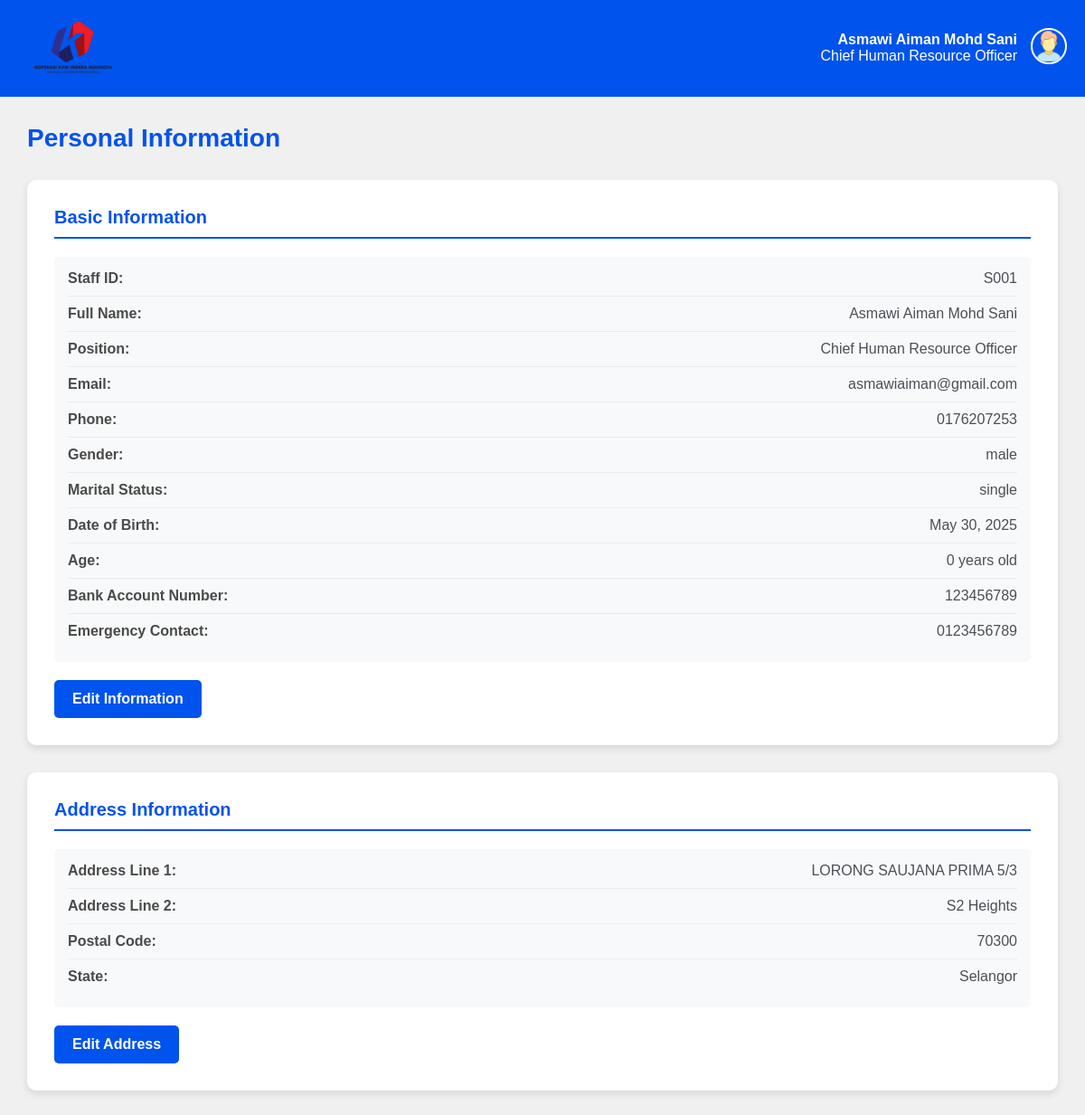
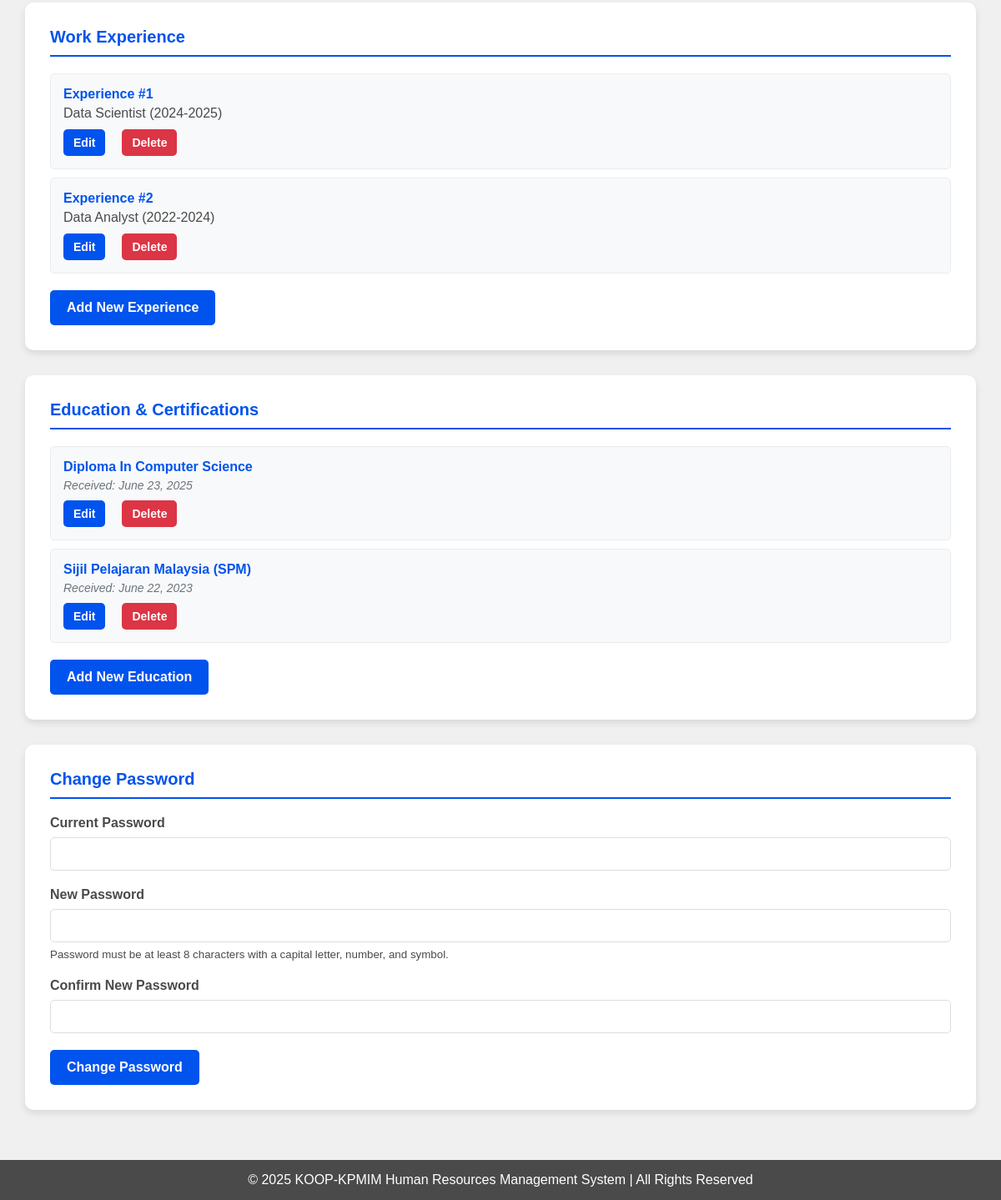
Page /staff/personal-info/ (signed in) on the committed database (2 pictures, top to bottom).
### HRMS/models.py (models this page shows)
class STAFF(models.Model):
    id = models.TextField(primary_key=True, max_length=12)
    name = models.TextField(default='')
    position = models.TextField(default='')
    phone = models.TextField(default='')
    email = models.EmailField(default='')
    password = models.TextField(default='')
    STATUS = [
        ('',''),
        ('Married','married'),
        ('Single','single'),
    ]
    status = models.TextField(choices=STATUS, default='')
    GENDER = [
        ('',''),
        ('Male', 'male'),
        ('Female', 'female'),
    ]
    gender = models.TextField(choices=GENDER, default='')
    date_of_birth = models.DateField()
    @property
    def age(self):
        today = date.today()
        return today.year - self.date_of_birth.year
    bank_number = models.TextField(default='')
    emergency_contact = models.TextField(default='')

class ADDRESS(models.Model):
    id = models.AutoField(primary_key=True)
    address1 = models.TextField(default='')
    address2 = models.TextField(default='')
    poscode = models.IntegerField(default='')
    state = models.TextField(default='')
    staffid = models.ForeignKey(STAFF, on_delete=models.CASCADE)

class EXPERIENCE(models.Model):
    id = models.AutoField(primary_key=True)
    detail = models.TextField()
    staffid = models.ForeignKey(STAFF, on_delete=models.CASCADE)

class EDUCATION(models.Model):
    id = models.AutoField(primary_key=True)
    certification = models.TextField()
    date_received = models.DateField()
    staffid = models.ForeignKey(STAFF, on_delete=models.CASCADE)

### HRMS/views.py (the view, shortened to what this page needs)
# urls.py: path('staff/personal-info/', views.staff_personal_info, name='staff_personal_info'),
def staff_personal_info(request):
    if not request.session.get('user_type') == 'staff':
        request.session.flush()
        messages.error(request, "You do not have permission to view this page. Please login again")
        return redirect('login')
    try:
        staff_id = request.session.get('user_id')
        staff = STAFF.objects.get(id=staff_id)
        try:
            address = ADDRESS.objects.get(staffid=staff)
        except ADDRESS.DoesNotExist:
            address = None
        experiences = EXPERIENCE.objects.filter(staffid=staff).order_by('-id')
        educations = EDUCATION.objects.filter(staffid=staff).order_by('-date_received')
        context = {
            'staff': staff,
            'address': address,
            'experiences': experiences,
            'educations': educations,
        }
        return render(request, 'staff/personal_info.html', context)
    except STAFF.DoesNotExist:
        messages.error(request, "Staff profile not found. Please login again.")
        return redirect('login')
    except Exception as e:
        messages.error(request, f"An error occurred: {str(e)}")
        return redirect('staffmenu')

### HRMS/templates/staff/personal_info.html (shortened to what this page needs)
{% load static %}
<!DOCTYPE html>
<html lang="en">
<head>
</head>
<body>
    <header>
        <a href="{% url 'staffmenu' %}">
            <img src="{% static 'img/logo.png' %}" alt="KOOP-KPMIM Logo" class="logo">
        </a>
        <div class="header-right">
            <div class="user-info">
                <div><strong>{{ staff.name }}</strong></div>
                <div>{{ staff.position }}</div>
            </div>
            <div class="user-dropdown">
                <img src="{% static 'img/user.png' %}" alt="User Profile" class="user-image" onclick="toggleDropdown()">
            </div>
        </div>
    </header>
    <main>
        <h1>Personal Information</h1>
        <div class="profile-container">
            <h2 class="section-title">Basic Information</h2>
            <div class="view-mode" id="basicInfoView">
                <div class="info-display">
                    <div class="info-row">
                        <span class="info-label">Staff ID:</span>
                        <span class="info-value">{{ staff.id }}</span>
                    </div>
                    <div class="info-row">
                        <span class="info-label">Full Name:</span>
                        <span class="info-value">{{ staff.name|default:"Not provided" }}</span>
                    </div>
                    <div class="info-row">
                        <span class="info-label">Position:</span>
                        <span class="info-value">{{ staff.position|default:"Not provided" }}</span>
                    </div>
                    <div class="info-row">
                        <span class="info-label">Email:</span>
                        <span class="info-value">{{ staff.email|default:"Not provided" }}</span>
                    </div>
                    <div class="info-row">
                        <span class="info-label">Phone:</span>
                        <span class="info-value">{{ staff.phone|default:"Not provided" }}</span>
                    </div>
                    <div class="info-row">
                        <span class="info-label">Gender:</span>
                        <span class="info-value">{{ staff.get_gender_display|default:"Not provided" }}</span>
                    </div>
                    <div class="info-row">
                        <span class="info-label">Marital Status:</span>
                        <span class="info-value">{{ staff.get_status_display|default:"Not provided" }}</span>
                    </div>
                    <div class="info-row">
                        <span class="info-label">Date of Birth:</span>
                        <span class="info-value">{{ staff.date_of_birth|date:"F d, Y"|default:"Not provided" }}</span>
                    </div>
                    <div class="info-row">
                        <span class="info-label">Age:</span>
                        <span class="info-value">{{ staff.age }} years old</span>
                    </div>
                    <div class="info-row">
                        <span class="info-label">Bank Account Number:</span>
                        <span class="info-value">{{ staff.bank_number|default:"Not provided" }}</span>
                    </div>
                    <div class="info-row">
                        <span class="info-label">Emergency Contact:</span>
                        <span class="info-value">{{ staff.emergency_contact|default:"Not provided" }}</span>
                    </div>
                </div>
                <button type="button" class="btn" onclick="enableEdit('basicInfo')">Edit Information</button>
            </div>
        </div>
        <div class="profile-container">
            <h2 class="section-title">Address Information</h2>
            <div class="view-mode" id="addressView">
                <div class="info-display">
                    {% if address %}
                    <div class="info-row">
                        <span class="info-label">Address Line 1:</span>
                        <span class="info-value">{{ address.address1|default:"Not provided" }}</span>
                    </div>
                    <div class="info-row">
                        <span class="info-label">Address Line 2:</span>
                        <span class="info-value">{{ address.address2|default:"Not provided" }}</span>
                    </div>
                    <div class="info-row">
                        <span class="info-label">Postal Code:</span>
                        <span class="info-value">{{ address.poscode|default:"Not provided" }}</span>
                    </div>
                    <div class="info-row">
                        <span class="info-label">State:</span>
                        <span class="info-value">{{ address.state|default:"Not provided" }}</span>
                    </div>
                    {% else %}
                    <div class="info-row">
                        <span class="info-value">No address information available</span>
                    </div>
                    {% endif %}
                </div>
                <button type="button" class="btn" onclick="enableEdit('address')">{% if address %}Edit Address{% else %}Add Address{% endif %}</button>
            </div>
        </div>
        <div class="profile-container">
            <h2 class="section-title">Work Experience</h2>
            <div class="record-list">
                {% if experiences %}
                    {% for experience in experiences %}
                    <div class="record-item" id="experience-{{ experience.id }}">
                        <div class="record-content">
                            <div class="record-title">Experience #{{ forloop.counter }}</div>
                            <div class="record-details">{{ experience.detail }}</div>
                        </div>
                        <div class="record-actions">
                            <button class="btn btn-sm" onclick="toggleEditExperience({{ experience.id }})">Edit</button>
                            <button class="btn btn-danger btn-sm" onclick="deleteExperience({{ experience.id }})">Delete</button>
                        </div>
                    </div>
                    {% endfor %}
                {% else %}
                    <div class="info-display">
                        <div class="info-row">
                            <span class="info-value">Not provided</span>
                        </div>
                    </div>
                {% endif %}
            </div>
            <button type="button" class="btn" onclick="toggleAddForm('addExperienceForm')">{% if experiences %}Add New Experience{% else %}Add Experience{% endif %}</button>
        </div>
        <div class="profile-container">
            <h2 class="section-title">Education & Certifications</h2>
            <div class="record-list">
                {% if educations %}
                    {% for education in educations %}
                    <div class="record-item" id="education-{{ education.id }}">
                        <div class="record-content">
                            <div class="record-title">{{ education.certification }}</div>
                            <div class="record-date">Received: {{ education.date_received|date:"F d, Y" }}</div>
                        </div>
                        <div class="record-actions">
                            <button class="btn btn-sm" onclick="toggleEditEducation({{ education.id }})">Edit</button>
                            <button class="btn btn-danger btn-sm" onclick="deleteEducation({{ education.id }})">Delete</button>
                        </div>
                    </div>
                    {% endfor %}
                {% else %}
                    <div class="info-display">
                        <div class="info-row">
                            <span class="info-value">Not provided</span>
                        </div>
                    </div>
                {% endif %}
            </div>
            <button type="button" class="btn" onclick="toggleAddForm('addEducationForm')">{% if educations %}Add New Education{% else %}Add Education{% endif %}</button>
        </div>
        <div class="profile-container">
            <h2 class="section-title">Change Password</h2>
            <form method="POST" action="{% url 'staff_personal_info' %}">
                <div class="form-group">
                    <label for="current_password">Current Password</label>
                    <input type="password" id="current_password" name="current_password" class="form-control" required>
                </div>
                <div class="form-group">
                    <label for="new_password">New Password</label>
                    <input type="password" id="new_password" name="new_password" class="form-control" required oninput="checkPasswordStrength()" minlength="8">
                    <small class="form-text text-muted">Password must be at least 8 characters with a capital letter, number, and symbol.</small>
                </div>
                <div class="form-group">
                    <label for="confirm_password">Confirm New Password</label>
                    <input type="password" id="confirm_password" name="confirm_password" class="form-control" required>
                </div>
                <button type="submit" class="btn">Change Password</button>
            </form>
        </div>
    </main>
    <footer>
        <p>&copy; 2025 KOOP-KPMIM Human Resources Management System | All Rights Reserved</p>
    </footer>
</body>
</html>

### HRMS/templates/staff/personal_info.html (style rules this page uses)
:root { --primary-color: #F0F0F0; --secondary-color: #0053ED; --accent-color: #E90000; --text-color: #4A4A4A; --success-color: #28a745; --warning-color: #ffc107; --danger-color: #dc3545; }
* { margin: 0; padding: 0; box-sizing: border-box; font-family: Arial, sans-serif; }
body { background-color: var(--primary-color); color: var(--text-color); min-height: 100vh; display: flex; flex-direction: column; }
header { background-color: var(--secondary-color); color: white; padding: 20px; display: flex; justify-content: space-between; align-items: center; }
.logo { width: 120px; height: auto; }
.header-right { display: flex; align-items: center; }
.user-info { margin-right: 15px; text-align: right; }
.user-dropdown { position: relative; display: inline-block; }
.user-image { width: 40px; height: 40px; border-radius: 50%; cursor: pointer; border: 2px solid white; }
main { flex: 1; padding: 30px; max-width: 1200px; margin: 0 auto; width: 100%; }
h1 { color: var(--secondary-color); margin-bottom: 30px; font-size: 28px; }
.profile-container { background: white; border-radius: 10px; box-shadow: 0 4px 8px rgba(0, 0, 0, 0.1); padding: 30px; margin-bottom: 30px; }
.section-title { color: var(--secondary-color); margin-bottom: 20px; font-size: 20px; border-bottom: 2px solid var(--secondary-color); padding-bottom: 10px; }
.form-group { margin-bottom: 20px; }
.form-group label { display: block; margin-bottom: 8px; font-weight: bold; color: var(--text-color); }
.form-control { width: 100%; padding: 10px 15px; border-radius: 5px; border: 1px solid #ddd; font-size: 16px; }
.btn { background-color: var(--secondary-color); color: white; border: none; padding: 12px 20px; border-radius: 5px; cursor: pointer; font-weight: bold; font-size: 16px; transition: background-color 0.2s; margin-right: 10px; }
.btn-danger { background-color: var(--danger-color); }
.btn-sm { padding: 8px 12px; font-size: 14px; }
.info-display { background-color: #f8f9fa; padding: 15px; border-radius: 5px; margin-bottom: 20px; }
.info-row { display: flex; justify-content: space-between; margin-bottom: 10px; padding-bottom: 10px; border-bottom: 1px solid #e9ecef; }
.info-row:last-child { margin-bottom: 0; border-bottom: none; }
.info-label { font-weight: bold; color: var(--text-color); min-width: 150px; }
.info-value { color: #495057; flex: 1; text-align: right; }
.record-list { margin-bottom: 20px; }
.record-item { background-color: #f8f9fa; border: 1px solid #e9ecef; border-radius: 5px; padding: 15px; margin-bottom: 10px; position: relative; }
.record-content { margin-bottom: 10px; }
.record-title { font-weight: bold; color: var(--secondary-color); margin-bottom: 5px; }
.record-date { color: #6c757d; font-size: 14px; font-style: italic; }
.record-actions { display: flex; gap: 10px; margin-top: 10px; }
footer { background-color: var(--text-color); color: white; text-align: center; padding: 15px; margin-top: auto; }

### rows in the picture
STAFF: name "Asmawi Aiman Mohd Sani", position "Chief Human Resource Officer", id "S001", email "asmawiaiman@gmail.com", phone "0176207253", gender "male", status "single", date_of_birth "May 30, 2025", age "0", bank_number "123456789", emergency_contact "0123456789"
ADDRESS: address1 "LORONG SAUJANA PRIMA 5/3", address2 "S2 Heights", poscode "70300", state "Selangor"
EXPERIENCE: detail "Data Scientist (2024-2025)"
EXPERIENCE: detail "Data Analyst (2022-2024)"
EDUCATION: certification "Diploma In Computer Science", date_received "June 23, 2025"
EDUCATION: certification "Sijil Pelajaran Malaysia (SPM)", date_received "June 22, 2023"
